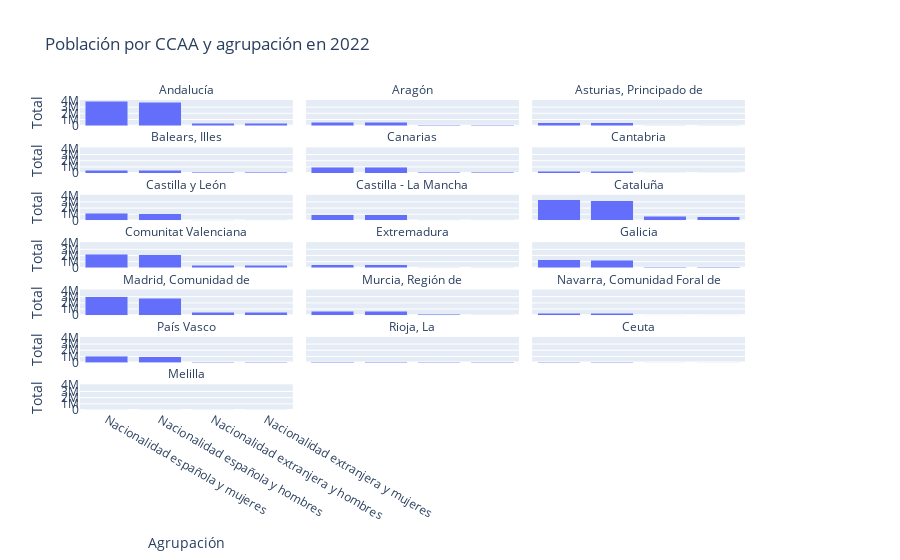

This figure's notebook cell:
### Markdown cell above
Puede observarse claramente que Andalucía, Cataluña y Madrid son las comunidades más pobladas y que Cataluña es la comunidad en la que más extranjeros viven.

Obsérvese también que Ceuta y Melilla tienen una población muy pequeña en comparación y, debido a ello, apenas es legible su población en el gráfico. También es muy difícil apreciar los números de población extranjera en muchas comunidades debido a su baja proporción.

### Code cell
spanish_population_per_ccaa_small_multiple_columns(n_cols = 3)

### Figure 1 — Plotly figure (JSON) as saved in the notebook; plotly's stock layout.template omitted (floating-point values rounded to 4 significant figures)
{"data": [{"alignmentgroup": "True", "hovertemplate": "Comunidades y Ciudades Autónomas=Andalucía<br>Agrupación=%{x}<br>Total=%{y}<extra></extra>", "legendgroup": "", "marker": {"color": "#636efa", "pattern": {"shape": ""}}, "name": "", "offsetgroup": "", "orientation": "v", "showlegend": false, "textposition": "auto", "type": "bar", "x": ["Nacionalidad española y hombres", "Nacionalidad española y mujeres", "Nacionalidad extranjera y hombres", "Nacionalidad extranjera y mujeres"], "xaxis": "x19", "y": [3812505, 3946304, 375090, 366288], "yaxis": "y19"}, {"alignmentgroup": "True", "hovertemplate": "Comunidades y Ciudades Autónomas=Aragón<br>Agrupación=%{x}<br>Total=%{y}<extra></extra>", "legendgroup": "", "marker": {"color": "#636efa", "pattern": {"shape": ""}}, "name": "", "offsetgroup": "", "orientation": "v", "showlegend": false, "textposition": "auto", "type": "bar", "x": ["Nacionalidad española y hombres", "Nacionalidad española y mujeres", "Nacionalidad extranjera y hombres", "Nacionalidad extranjera y mujeres"], "xaxis": "x20", "y": [571243, 590310, 84233, 80529], "yaxis": "y20"}, {"alignmentgroup": "True", "hovertemplate": "Comunidades y Ciudades Autónomas=Asturias, Principado de<br>Agrupación=%{x}<br>Total=%{y}<extra></extra>", "legendgroup": "", "marker": {"color": "#636efa", "pattern": {"shape": ""}}, "name": "", "offsetgroup": "", "orientation": "v", "showlegend": false, "textposition": "auto", "type": "bar", "x": ["Nacionalidad española y hombres", "Nacionalidad española y mujeres", "Nacionalidad extranjera y hombres", "Nacionalidad extranjera y mujeres"], "xaxis": "x21", "y": [458084, 500972, 21050, 24580], "yaxis": "y21"}, {"alignmentgroup": "True", "hovertemplate": "Comunidades y Ciudades Autónomas=Balears, Illes<br>Agrupación=%{x}<br>Total=%{y}<extra></extra>", "legendgroup": "", "marker": {"color": "#636efa", "pattern": {"shape": ""}}, "name": "", "offsetgroup": "", "orientation": "v", "showlegend": false, "textposition": "auto", "type": "bar", "x": ["Nacionalidad española y hombres", "Nacionalidad española y mujeres", "Nacionalidad extranjera y hombres", "Nacionalidad extranjera y mujeres"], "xaxis": "x16", "y": [474021, 480621, 111675, 110342], "yaxis": "y16"}, {"alignmentgroup": "True", "hovertemplate": "Comunidades y Ciudades Autónomas=Canarias<br>Agrupación=%{x}<br>Total=%{y}<extra></extra>", "legendgroup": "", "marker": {"color": "#636efa", "pattern": {"shape": ""}}, "name": "", "offsetgroup": "", "orientation": "v", "showlegend": false, "textposition": "auto", "type": "bar", "x": ["Nacionalidad española y hombres", "Nacionalidad española y mujeres", "Nacionalidad extranjera y hombres", "Nacionalidad extranjera y mujeres"], "xaxis": "x17", "y": [932850, 956362, 142565, 145924], "yaxis": "y17"}, {"alignmentgroup": "True", "hovertemplate": "Comunidades y Ciudades Autónomas=Cantabria<br>Agrupación=%{x}<br>Total=%{y}<extra></extra>", "legendgroup": "", "marker": {"color": "#636efa", "pattern": {"shape": ""}}, "name": "", "offsetgroup": "", "orientation": "v", "showlegend": false, "textposition": "auto", "type": "bar", "x": ["Nacionalidad española y hombres", "Nacionalidad española y mujeres", "Nacionalidad extranjera y hombres", "Nacionalidad extranjera y mujeres"], "xaxis": "x18", "y": [265907, 282292, 17811, 19392], "yaxis": "y18"}, {"alignmentgroup": "True", "hovertemplate": "Comunidades y Ciudades Autónomas=Castilla y León<br>Agrupación=%{x}<br>Total=%{y}<extra></extra>", "legendgroup": "", "marker": {"color": "#636efa", "pattern": {"shape": ""}}, "name": "", "offsetgroup": "", "orientation": "v", "showlegend": false, "textposition": "auto", "type": "bar", "x": ["Nacionalidad española y hombres", "Nacionalidad española y mujeres", "Nacionalidad extranjera y hombres", "Nacionalidad extranjera y mujeres"], "xaxis": "x13", "y": [1095881, 1130104, 72002, 74653], "yaxis": "y13"}, {"alignmentgroup": "True", "hovertemplate": "Comunidades y Ciudades Autónomas=Castilla - La Mancha<br>Agrupación=%{x}<br>Total=%{y}<extra></extra>", "legendgroup": "", "marker": {"color": "#636efa", "pattern": {"shape": ""}}, "name": "", "offsetgroup": "", "orientation": "v", "showlegend": false, "textposition": "auto", "type": "bar", "x": ["Nacionalidad española y hombres", "Nacionalidad española y mujeres", "Nacionalidad extranjera y hombres", "Nacionalidad extranjera y mujeres"], "xaxis": "x14", "y": [929397, 930456, 98606, 94869], "yaxis": "y14"}, {"alignmentgroup": "True", "hovertemplate": "Comunidades y Ciudades Autónomas=Cataluña<br>Agrupación=%{x}<br>Total=%{y}<extra></extra>", "legendgroup": "", "marker": {"color": "#636efa", "pattern": {"shape": ""}}, "name": "", "offsetgroup": "", "orientation": "v", "showlegend": false, "textposition": "auto", "type": "bar", "x": ["Nacionalidad española y hombres", "Nacionalidad española y mujeres", "Nacionalidad extranjera y hombres", "Nacionalidad extranjera y mujeres"], "xaxis": "x15", "y": [3176747, 3344054, 657039, 614771], "yaxis": "y15"}, {"alignmentgroup": "True", "hovertemplate": "Comunidades y Ciudades Autónomas=Comunitat Valenciana<br>Agrupación=%{x}<br>Total=%{y}<extra></extra>", "legendgroup": "", "marker": {"color": "#636efa", "pattern": {"shape": ""}}, "name": "", "offsetgroup": "", "orientation": "v", "showlegend": false, "textposition": "auto", "type": "bar", "x": ["Nacionalidad española y hombres", "Nacionalidad española y mujeres", "Nacionalidad extranjera y hombres", "Nacionalidad extranjera y mujeres"], "xaxis": "x10", "y": [2117021, 2196477, 392940, 391529], "yaxis": "y10"}, {"alignmentgroup": "True", "hovertemplate": "Comunidades y Ciudades Autónomas=Extremadura<br>Agrupación=%{x}<br>Total=%{y}<extra></extra>", "legendgroup": "", "marker": {"color": "#636efa", "pattern": {"shape": ""}}, "name": "", "offsetgroup": "", "orientation": "v", "showlegend": false, "textposition": "auto", "type": "bar", "x": ["Nacionalidad española y hombres", "Nacionalidad española y mujeres", "Nacionalidad extranjera y hombres", "Nacionalidad extranjera y mujeres"], "xaxis": "x11", "y": [504519, 515119, 16944, 18194], "yaxis": "y11"}, {"alignmentgroup": "True", "hovertemplate": "Comunidades y Ciudades Autónomas=Galicia<br>Agrupación=%{x}<br>Total=%{y}<extra></extra>", "legendgroup": "", "marker": {"color": "#636efa", "pattern": {"shape": ""}}, "name": "", "offsetgroup": "", "orientation": "v", "showlegend": false, "textposition": "auto", "type": "bar", "x": ["Nacionalidad española y hombres", "Nacionalidad española y mujeres", "Nacionalidad extranjera y hombres", "Nacionalidad extranjera y mujeres"], "xaxis": "x12", "y": [1237678, 1334046, 57030, 61710], "yaxis": "y12"}, {"alignmentgroup": "True", "hovertemplate": "Comunidades y Ciudades Autónomas=Madrid, Comunidad de<br>Agrupación=%{x}<br>Total=%{y}<extra></extra>", "legendgroup": "", "marker": {"color": "#636efa", "pattern": {"shape": ""}}, "name": "", "offsetgroup": "", "orientation": "v", "showlegend": false, "textposition": "auto", "type": "bar", "x": ["Nacionalidad española y hombres", "Nacionalidad española y mujeres", "Nacionalidad extranjera y hombres", "Nacionalidad extranjera y mujeres"], "xaxis": "x7", "y": [2780057, 3020310, 450097, 499872], "yaxis": "y7"}, {"alignmentgroup": "True", "hovertemplate": "Comunidades y Ciudades Autónomas=Murcia, Región de<br>Agrupación=%{x}<br>Total=%{y}<extra></extra>", "legendgroup": "", "marker": {"color": "#636efa", "pattern": {"shape": ""}}, "name": "", "offsetgroup": "", "orientation": "v", "showlegend": false, "textposition": "auto", "type": "bar", "x": ["Nacionalidad española y hombres", "Nacionalidad española y mujeres", "Nacionalidad extranjera y hombres", "Nacionalidad extranjera y mujeres"], "xaxis": "x8", "y": [644830, 660283, 122578, 104187], "yaxis": "y8"}, {"alignmentgroup": "True", "hovertemplate": "Comunidades y Ciudades Autónomas=Navarra, Comunidad Foral de<br>Agrupación=%{x}<br>Total=%{y}<extra></extra>", "legendgroup": "", "marker": {"color": "#636efa", "pattern": {"shape": ""}}, "name": "", "offsetgroup": "", "orientation": "v", "showlegend": false, "textposition": "auto", "type": "bar", "x": ["Nacionalidad española y hombres", "Nacionalidad española y mujeres", "Nacionalidad extranjera y hombres", "Nacionalidad extranjera y mujeres"], "xaxis": "x9", "y": [291531, 299111, 37089, 36386], "yaxis": "y9"}, {"alignmentgroup": "True", "hovertemplate": "Comunidades y Ciudades Autónomas=País Vasco<br>Agrupación=%{x}<br>Total=%{y}<extra></extra>", "legendgroup": "", "marker": {"color": "#636efa", "pattern": {"shape": ""}}, "name": "", "offsetgroup": "", "orientation": "v", "showlegend": false, "textposition": "auto", "type": "bar", "x": ["Nacionalidad española y hombres", "Nacionalidad española y mujeres", "Nacionalidad extranjera y hombres", "Nacionalidad extranjera y mujeres"], "xaxis": "x4", "y": [980673, 1042884, 92920, 91697], "yaxis": "y4"}, {"alignmentgroup": "True", "hovertemplate": "Comunidades y Ciudades Autónomas=Rioja, La<br>Agrupación=%{x}<br>Total=%{y}<extra></extra>", "legendgroup": "", "marker": {"color": "#636efa", "pattern": {"shape": ""}}, "name": "", "offsetgroup": "", "orientation": "v", "showlegend": false, "textposition": "auto", "type": "bar", "x": ["Nacionalidad española y hombres", "Nacionalidad española y mujeres", "Nacionalidad extranjera y hombres", "Nacionalidad extranjera y mujeres"], "xaxis": "x5", "y": [137163, 140974, 20688, 21067], "yaxis": "y5"}, {"alignmentgroup": "True", "hovertemplate": "Comunidades y Ciudades Autónomas=Ceuta<br>Agrupación=%{x}<br>Total=%{y}<extra></extra>", "legendgroup": "", "marker": {"color": "#636efa", "pattern": {"shape": ""}}, "name": "", "offsetgroup": "", "orientation": "v", "showlegend": false, "textposition": "auto", "type": "bar", "x": ["Nacionalidad española y hombres", "Nacionalidad española y mujeres", "Nacionalidad extranjera y hombres", "Nacionalidad extranjera y mujeres"], "xaxis": "x6", "y": [39607, 38600, 2320, 2590], "yaxis": "y6"}, {"alignmentgroup": "True", "hovertemplate": "Comunidades y Ciudades Autónomas=Melilla<br>Agrupación=%{x}<br>Total=%{y}<extra></extra>", "legendgroup": "", "marker": {"color": "#636efa", "pattern": {"shape": ""}}, "name": "", "offsetgroup": "", "orientation": "v", "showlegend": false, "textposition": "auto", "type": "bar", "x": ["Nacionalidad española y hombres", "Nacionalidad española y mujeres", "Nacionalidad extranjera y hombres", "Nacionalidad extranjera y mujeres"], "xaxis": "x", "y": [37453, 36042, 5537, 6138], "yaxis": "y"}], "layout": {"annotations": [{"font": {}, "showarrow": false, "text": "Melilla", "x": 0.16, "xanchor": "center", "xref": "paper", "y": 0.08286, "yanchor": "bottom", "yref": "paper"}, {"font": {}, "showarrow": false, "text": "País Vasco", "x": 0.16, "xanchor": "center", "xref": "paper", "y": 0.2357, "yanchor": "bottom", "yref": "paper"}, {"font": {}, "showarrow": false, "text": "Rioja, La", "x": 0.5, "xanchor": "center", "xref": "paper", "y": 0.2357, "yanchor": "bottom", "yref": "paper"}, {"font": {}, "showarrow": false, "text": "Ceuta", "x": 0.84, "xanchor": "center", "xref": "paper", "y": 0.2357, "yanchor": "bottom", "yref": "paper"}, {"font": {}, "showarrow": false, "text": "Madrid, Comunidad de", "x": 0.16, "xanchor": "center", "xref": "paper", "y": 0.3886, "yanchor": "bottom", "yref": "paper"}, {"font": {}, "showarrow": false, "text": "Murcia, Región de", "x": 0.5, "xanchor": "center", "xref": "paper", "y": 0.3886, "yanchor": "bottom", "yref": "paper"}, {"font": {}, "showarrow": false, "text": "Navarra, Comunidad Foral de", "x": 0.84, "xanchor": "center", "xref": "paper", "y": 0.3886, "yanchor": "bottom", "yref": "paper"}, {"font": {}, "showarrow": false, "text": "Comunitat Valenciana", "x": 0.16, "xanchor": "center", "xref": "paper", "y": 0.5414, "yanchor": "bottom", "yref": "paper"}, {"font": {}, "showarrow": false, "text": "Extremadura", "x": 0.5, "xanchor": "center", "xref": "paper", "y": 0.5414, "yanchor": "bottom", "yref": "paper"}, {"font": {}, "showarrow": false, "text": "Galicia", "x": 0.84, "xanchor": "center", "xref": "paper", "y": 0.5414, "yanchor": "bottom", "yref": "paper"}, {"font": {}, "showarrow": false, "text": "Castilla y León", "x": 0.16, "xanchor": "center", "xref": "paper", "y": 0.6943, "yanchor": "bottom", "yref": "paper"}, {"font": {}, "showarrow": false, "text": "Castilla - La Mancha", "x": 0.5, "xanchor": "center", "xref": "paper", "y": 0.6943, "yanchor": "bottom", "yref": "paper"}, {"font": {}, "showarrow": false, "text": "Cataluña", "x": 0.84, "xanchor": "center", "xref": "paper", "y": 0.6943, "yanchor": "bottom", "yref": "paper"}, {"font": {}, "showarrow": false, "text": "Balears, Illes", "x": 0.16, "xanchor": "center", "xref": "paper", "y": 0.8471, "yanchor": "bottom", "yref": "paper"}, {"font": {}, "showarrow": false, "text": "Canarias", "x": 0.5, "xanchor": "center", "xref": "paper", "y": 0.8471, "yanchor": "bottom", "yref": "paper"}, {"font": {}, "showarrow": false, "text": "Cantabria", "x": 0.84, "xanchor": "center", "xref": "paper", "y": 0.8471, "yanchor": "bottom", "yref": "paper"}, {"font": {}, "showarrow": false, "text": "Andalucía", "x": 0.16, "xanchor": "center", "xref": "paper", "y": 1, "yanchor": "bottom", "yref": "paper"}, {"font": {}, "showarrow": false, "text": "Aragón", "x": 0.5, "xanchor": "center", "xref": "paper", "y": 1, "yanchor": "bottom", "yref": "paper"}, {"font": {}, "showarrow": false, "text": "Asturias, Principado de", "x": 0.84, "xanchor": "center", "xref": "paper", "y": 1, "yanchor": "bottom", "yref": "paper"}], "barmode": "stack", "legend": {"tracegroupgap": 0}, "title": {"text": "Población por CCAA y agrupación en 2022"}, "xaxis": {"anchor": "y", "categoryorder": "total descending", "domain": [0, 0.32], "title": {"text": "Agrupación"}}, "xaxis10": {"anchor": "y10", "domain": [0, 0.32], "matches": "x", "showticklabels": false}, "xaxis11": {"anchor": "y11", "domain": [0.34, 0.66], "matches": "x", "showticklabels": false}, "xaxis12": {"anchor": "y12", "domain": [0.68, 1.0], "matches": "x", "showticklabels": false}, "xaxis13": {"anchor": "y13", "domain": [0, 0.32], "matches": "x", "showticklabels": false}, "xaxis14": {"anchor": "y14", "domain": [0.34, 0.66], "matches": "x", "showticklabels": false}, "xaxis15": {"anchor": "y15", "domain": [0.68, 1.0], "matches": "x", "showticklabels": false}, "xaxis16": {"anchor": "y16", "domain": [0, 0.32], "matches": "x", "showticklabels": false}, "xaxis17": {"anchor": "y17", "domain": [0.34, 0.66], "matches": "x", "showticklabels": false}, "xaxis18": {"anchor": "y18", "domain": [0.68, 1.0], "matches": "x", "showticklabels": false}, "xaxis19": {"anchor": "y19", "domain": [0, 0.32], "matches": "x", "showticklabels": false}, "xaxis2": {"anchor": "y2", "domain": [0.34, 0.66], "matches": "x", "title": {"text": "Agrupación"}}, "xaxis20": {"anchor": "y20", "domain": [0.34, 0.66], "matches": "x", "showticklabels": false}, "xaxis21": {"anchor": "y21", "domain": [0.68, 1.0], "matches": "x", "showticklabels": false}, "xaxis3": {"anchor": "y3", "domain": [0.68, 1.0], "matches": "x", "title": {"text": "Agrupación"}}, "xaxis4": {"anchor": "y4", "domain": [0, 0.32], "matches": "x", "showticklabels": false}, "xaxis5": {"anchor": "y5", "domain": [0.34, 0.66], "matches": "x", "showticklabels": false}, "xaxis6": {"anchor": "y6", "domain": [0.68, 1.0], "matches": "x", "showticklabels": false}, "xaxis7": {"anchor": "y7", "domain": [0, 0.32], "matches": "x", "showticklabels": false}, "xaxis8": {"anchor": "y8", "domain": [0.34, 0.66], "matches": "x", "showticklabels": false}, "xaxis9": {"anchor": "y9", "domain": [0.68, 1.0], "matches": "x", "showticklabels": false}, "yaxis": {"anchor": "x", "domain": [0, 0.08286], "title": {"text": "Total"}}, "yaxis10": {"anchor": "x10", "domain": [0.4586, 0.5414], "matches": "y", "title": {"text": "Total"}}, "yaxis11": {"anchor": "x11", "domain": [0.4586, 0.5414], "matches": "y", "showticklabels": false}, "yaxis12": {"anchor": "x12", "domain": [0.4586, 0.5414], "matches": "y", "showticklabels": false}, "yaxis13": {"anchor": "x13", "domain": [0.6114, 0.6943], "matches": "y", "title": {"text": "Total"}}, "yaxis14": {"anchor": "x14", "domain": [0.6114, 0.6943], "matches": "y", "showticklabels": false}, "yaxis15": {"anchor": "x15", "domain": [0.6114, 0.6943], "matches": "y", "showticklabels": false}, "yaxis16": {"anchor": "x16", "domain": [0.7643, 0.8471], "matches": "y", "title": {"text": "Total"}}, "yaxis17": {"anchor": "x17", "domain": [0.7643, 0.8471], "matches": "y", "showticklabels": false}, "yaxis18": {"anchor": "x18", "domain": [0.7643, 0.8471], "matches": "y", "showticklabels": false}, "yaxis19": {"anchor": "x19", "domain": [0.9171, 1], "matches": "y", "title": {"text": "Total"}}, "yaxis2": {"anchor": "x2", "domain": [0, 0.08286], "matches": "y", "showticklabels": false}, "yaxis20": {"anchor": "x20", "domain": [0.9171, 1], "matches": "y", "showticklabels": false}, "yaxis21": {"anchor": "x21", "domain": [0.9171, 1], "matches": "y", "showticklabels": false}, "yaxis3": {"anchor": "x3", "domain": [0, 0.08286], "matches": "y", "showticklabels": false}, "yaxis4": {"anchor": "x4", "domain": [0.1529, 0.2357], "matches": "y", "title": {"text": "Total"}}, "yaxis5": {"anchor": "x5", "domain": [0.1529, 0.2357], "matches": "y", "showticklabels": false}, "yaxis6": {"anchor": "x6", "domain": [0.1529, 0.2357], "matches": "y", "showticklabels": false}, "yaxis7": {"anchor": "x7", "domain": [0.3057, 0.3886], "matches": "y", "title": {"text": "Total"}}, "yaxis8": {"anchor": "x8", "domain": [0.3057, 0.3886], "matches": "y", "showticklabels": false}, "yaxis9": {"anchor": "x9", "domain": [0.3057, 0.3886], "matches": "y", "showticklabels": false}}}
